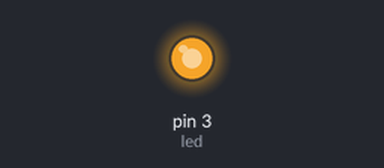
A sketch run on a simulated Arduino Uno, built with avr-gcc and run on an emulated ATmega328P. Shown: output pins drawn as LEDs (lit = HIGH). Random numbers use the default seed unless the sketch sets one.

Above: at 0.05 s.
At 9.66 s:
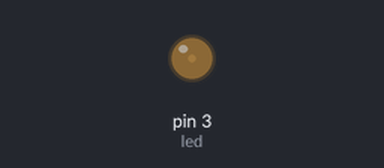
At 19.87 s:
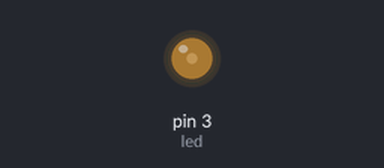
At 39.79 s:
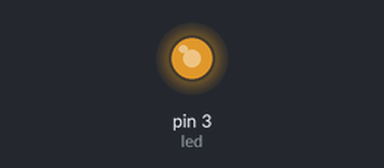
Timing chart, 0 to 40.0 s (numbered marks = the images above):
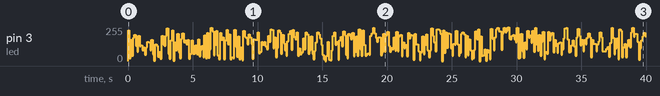

Measured:
- by itself, pin 3 (led): 0/255 → 232/255 at 0.00 s, → 19/255 0.10 s later, → 158/255 0.10 s later, → 38/255 0.10 s later, … (398 changes in this stretch)

The sketch:

sketch02_pwm_led.ino
```cpp
int pwm = 0;
int led = 3;  // D3

// the setup function runs once when you press reset or power the board
void setup() {

}

// the loop function runs over and over again forever
void loop() {
  pwm = random(0,255);
  pwmLed(led,pwm);
}

void pwmLed(int led,int pwmValue){
  analogWrite(led,pwmValue);
  delay(100);
}
```
